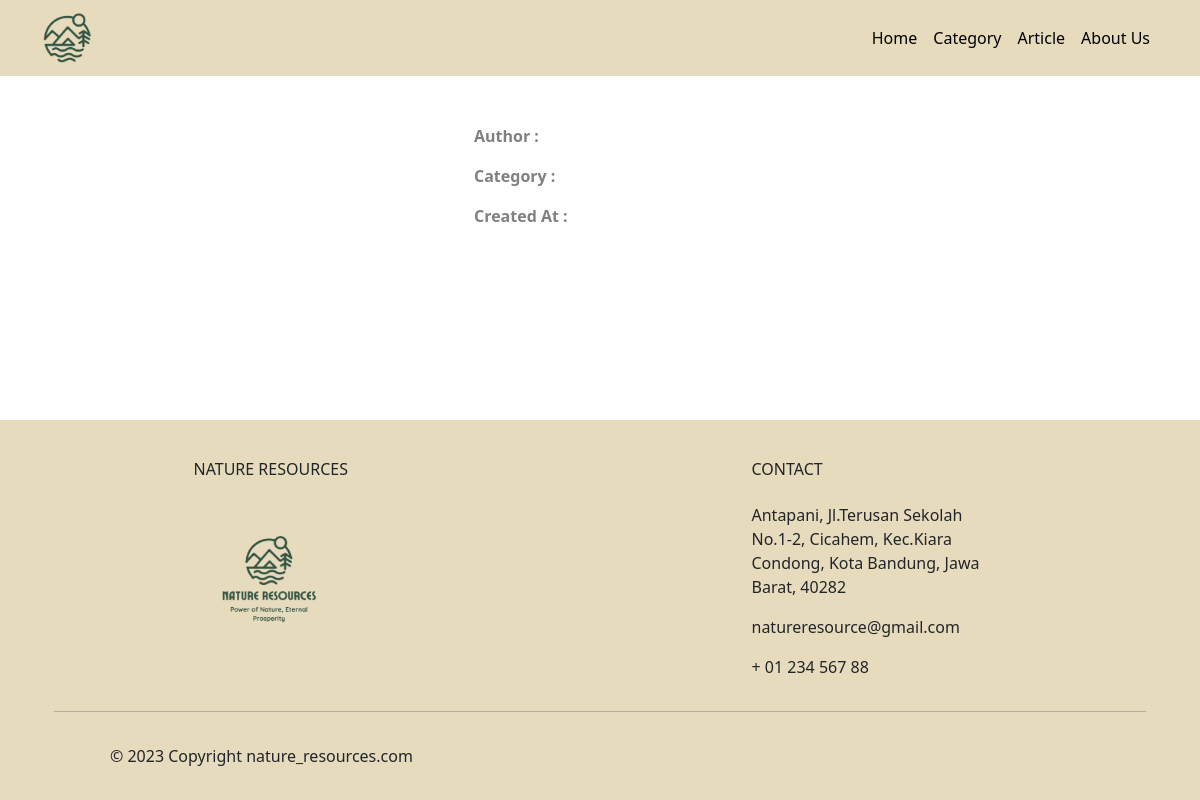
/halaman_user/template_user.php?halaman=detail_article&slug=sumber_daya_pangan, run on an earlier commit of the app's database.
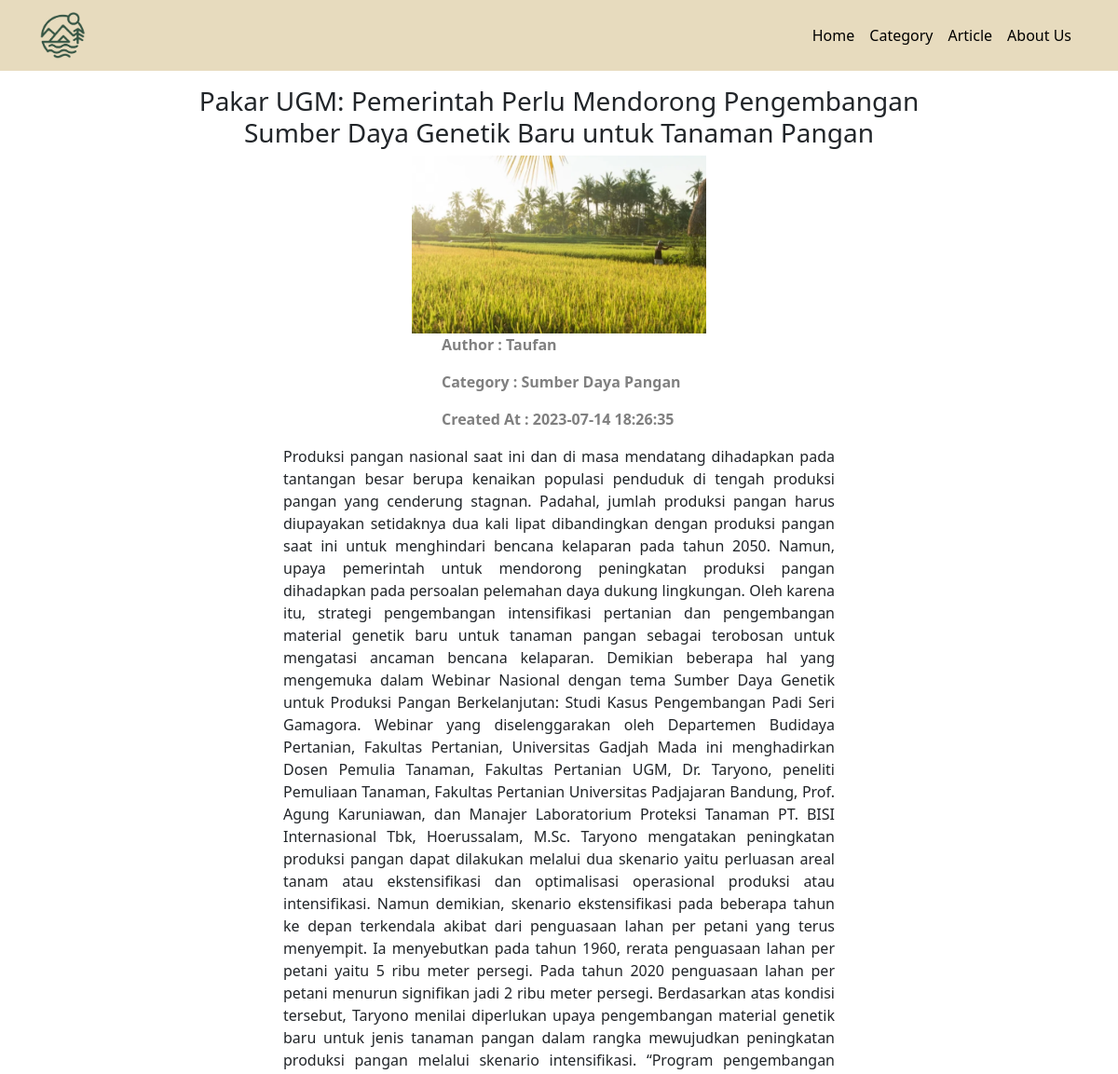
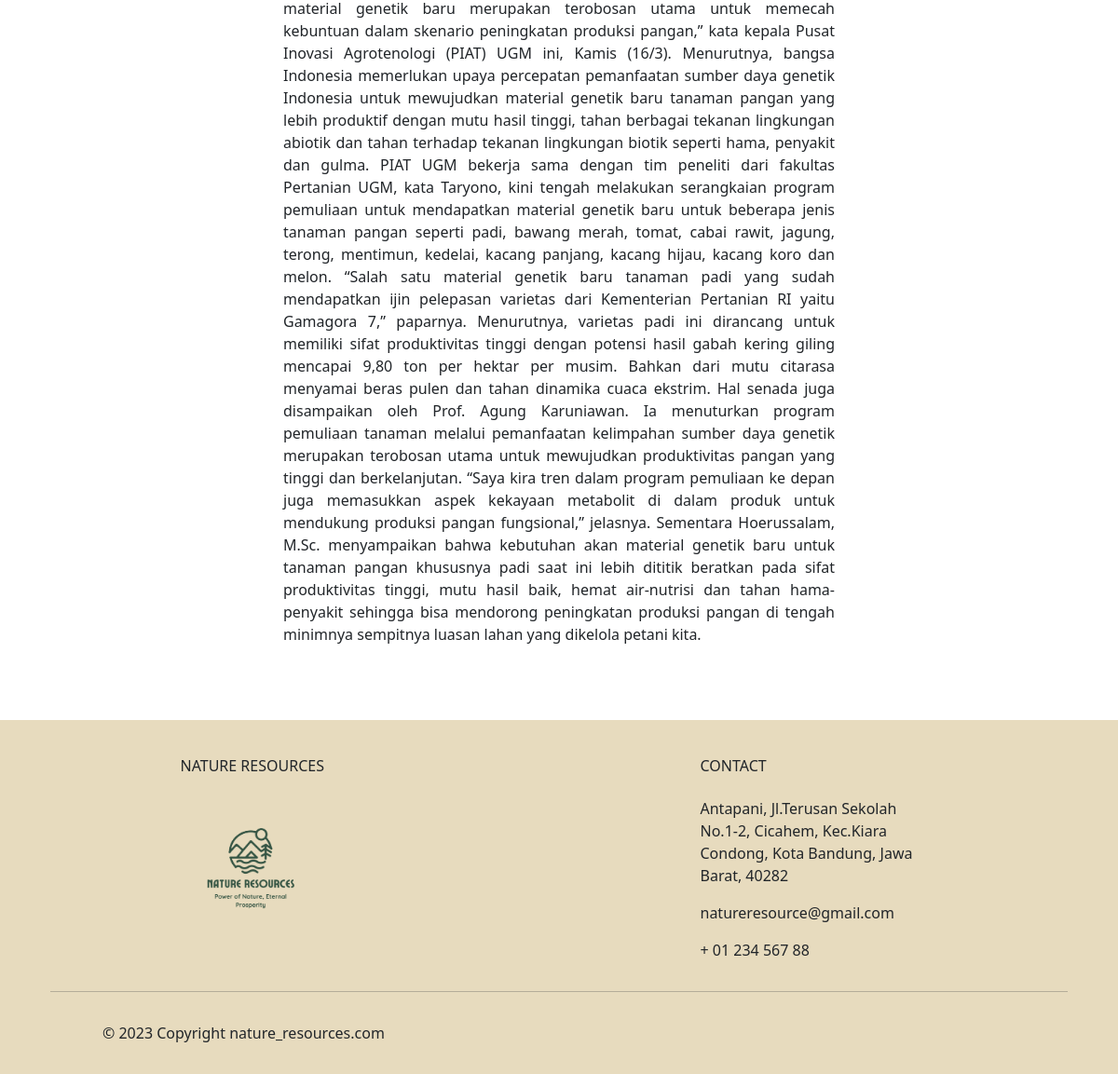
And on a later commit of the database (2 pictures, top to bottom).
### tables this page shows
CREATE TABLE `article` (
  `article_id` int(11) NOT NULL,
  `category_id` int(11) NOT NULL,
  `admin_id` int(11) NOT NULL,
  `judul_article` varchar(255) NOT NULL,
  `slug_article` varchar(255) NOT NULL,
  `deskripsi_article` text NOT NULL,
  `gambar_article` varchar(255) NOT NULL,
  `dibuat_pada` datetime NOT NULL
);

CREATE TABLE `category` (
  `category_id` int(11) NOT NULL,
  `judul_category` varchar(255) NOT NULL,
  `slug_category` varchar(255) NOT NULL,
  `deskripsi_category` text NOT NULL,
  `gambar_category` varchar(255) NOT NULL
);

### halaman_user/detail_article.php (the view)
<div class="col py-3">
    <div class="row justify-content-center text-center">
        <div class="col-md-8">
            <?php
                require '../koneksi.php';
                $slug = $_GET['slug'];
                $Sql = mysqli_query($conn, "SELECT * FROM article INNER JOIN admin ON article.admin_id = admin.admin_id INNER JOIN category ON article.category_id = category.category_id WHERE slug_article = '$slug'");
                $data = mysqli_fetch_assoc($Sql);
            ?>
            <h3><?php echo $data['judul_article'] ?></h3>
                <img src="../halaman_admin/gambar_article/<?php echo $data['gambar_article'] ?>" alt="" width="40%">
            <b><p style="text-align: left; margin-left: 270px; color: grey;">Author : <?php echo $data['nama'] ?></p></b>
            <b><p style="text-align: left; margin-left: 270px; color: grey;">Category : <?php echo $data['judul_category'] ?></p></b>
            <b><p style="text-align: left; margin-left: 270px; color: grey;">Created At : <?php echo $data['dibuat_pada'] ?></p></b>
            <p style="text-align: justify; margin-left: 100px; margin-right: 100px;"><?php echo $data['deskripsi_article'] ?></p>
        </div>
    </div>
</div>

What changed in the data, as far as the page shows it:
added article: judul_article "Pakar UGM: Pemerintah Perlu Mendorong Pengembangan Sumber Daya Genetik Baru untuk Tanaman Pangan", gambar_article (picture), admin.nama "Taufan", category.judul_category "Sumber Daya Pangan", dibuat_pada "2023-07-14 18:26:35", deskripsi_article "Produksi pangan nasional saat ini dan di masa mendatang dihadapkan pada tantangan besar berupa kenaikan populasi penduduk di tengah produksi pangan yang cenderung stagnan. Padahal, jumlah produksi pangan harus diupayakan setidaknya dua kali lipat dibandingkan dengan produksi pangan saat ini untuk menghindari bencana kelaparan pada tahun 2050. Namun, upaya pemerintah untuk mendorong peningkatan produksi pangan dihadapkan pada persoalan pelemahan daya dukung lingkungan. Oleh karena itu, strategi pengembangan intensifikasi pertanian dan pengembangan material genetik baru untuk tanaman pangan sebagai terobosan untuk mengatasi ancaman bencana kelaparan. Demikian beberapa hal yang mengemuka dalam…"
